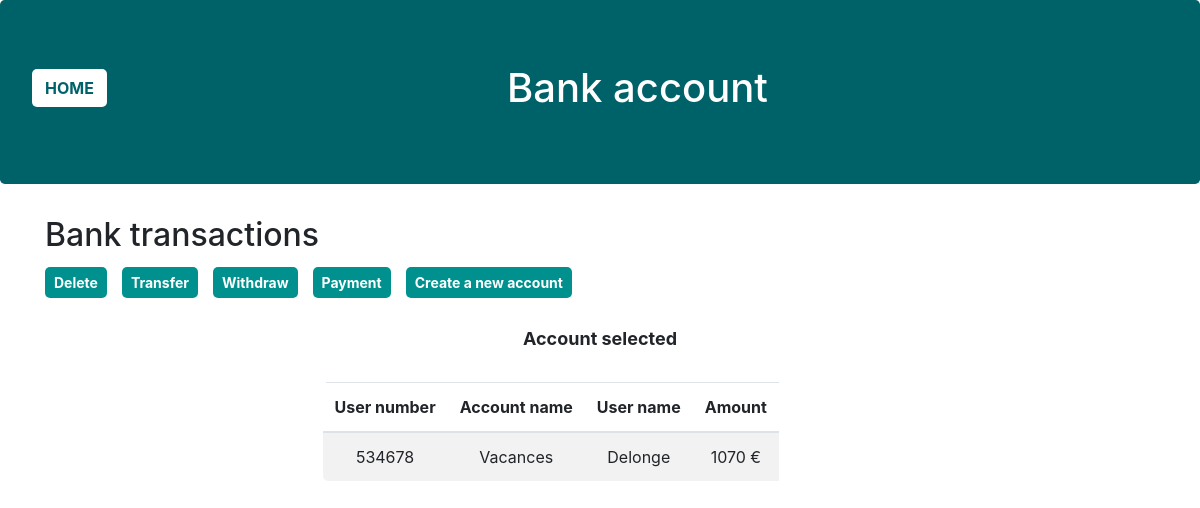
/controllers/single.php?id=2, run on the app's committed database.
### tables this page shows
CREATE TABLE `accountData` (
  `id` int(11) NOT NULL,
  `number` int(11) NOT NULL,
  `account` varchar(255) NOT NULL,
  `name` varchar(255) NOT NULL,
  `amount` int(11) NOT NULL
);

### model/AccountManager.php (called while the page is built, shortened)
<?php
class AccountManager{
  private $db;
public function getAccount($id){
  $response=$this->db->prepare('SELECT * FROM accountData WHERE id=:id');
  $response->execute(array(
    ':id'=>$id
  ));
  $account=$response->fetch(PDO::FETCH_ASSOC);
  $account= new Account($account);
  return $account;
}
  public function setDb($db)
  {
      $this->db = $db;
  }
}
 ?>

### entities/Account.php (called while the page is built, shortened)
<?php
class Account{
  protected $id;
  protected $number;
  protected $account;
  protected $name;
  protected $amount;
  public function hydrate(array $donnees)
  {
      foreach ($donnees as $key => $value)
      {
          $method = 'set'.ucfirst($key);
      }
  }
public function getId(){
  return $this->id;
}
public function getNumber(){
  return $this->number;
}
public function getAccount(){
  return $this->account;
}
public function getName(){
  return $this->name;
}
public function getAmount(){
  return $this->amount;
}
public function setId(int $id){
$this->id=$id;
}
public function setNumber(int $number){
  $this->number=$number;
}
public function setAccount($account){
  $this->account=$account;
}
public function setName($name){
  $this->name=$name;
}
public function setAmount(int $amount){
  $this->amount=$amount;
}
}
 ?>

### views/singleView.php (the view, shortened to what this page needs)
<?php
  include("template/header.php");
 ?>
 <div class="container transaction">
   <h2>Bank transactions</h2>
 <?php
  echo "<a class='btn btn-custom btn-sm' href='../controllers/delete.php?id=".$account->getId()."'>Delete</a>";
  echo "<a class='btn btn-custom btn-sm' href='../controllers/transfer.php?number=".$account->getNumber()."'>Transfer</a>";
  echo "<a class='btn btn-custom btn-sm' href='../controllers/withdraw.php?id=".$account->getId()."'>Withdraw</a>";
  echo "<a class='btn btn-custom btn-sm' href='../controllers/payment.php?id=".$account->getId()."'>Payment</a>";
  echo "<a class='btn btn-custom btn-sm' href='../controllers/create.php?id=".$account->getId()."'>Create a new account</a>";
?>
</div>
 <div class="container OneList">
     <h3 class="text-center">Account selected</h3>
   <table class="table table-striped table-responsive text-center">
     <thead>
       <tr>
         <th>User number</th>
         <th>Account name</th>
         <th>User name</th>
         <th>Amount</th>
       </tr>
     </thead>
     <tbody>
    <tr>
      <td><?php echo $account->getNumber()?></td>
      <td><?php echo $account->getAccount()?></td>
      <td><?php echo $account->getName()?></td>
      <td><?php echo $account->getAmount()?> €</td>
    </tr><br>
     </tbody>
   </table>
   </div>

### assets/css/main.css (style rules this page uses)
html { color: #222; font-size: 1em; line-height: 1.4; }
.btn-custom { background-color: #00918F; color: white; border-radius: 5px; margin-top: 5px; float: right; font-weight: bold; }
.transaction a { margin-right: 15px; float:none; }
.OneList table { border-radius: 5px; width: 80%; float: none; margin : 0 25%; margin-bottom: 20px; }
.OneList h3 { font-size: large; margin-top: 30px; font-weight : bold; }

### data on the page
accountdata: number "534678", account "Vacances", name "Delonge", amount "1070"
